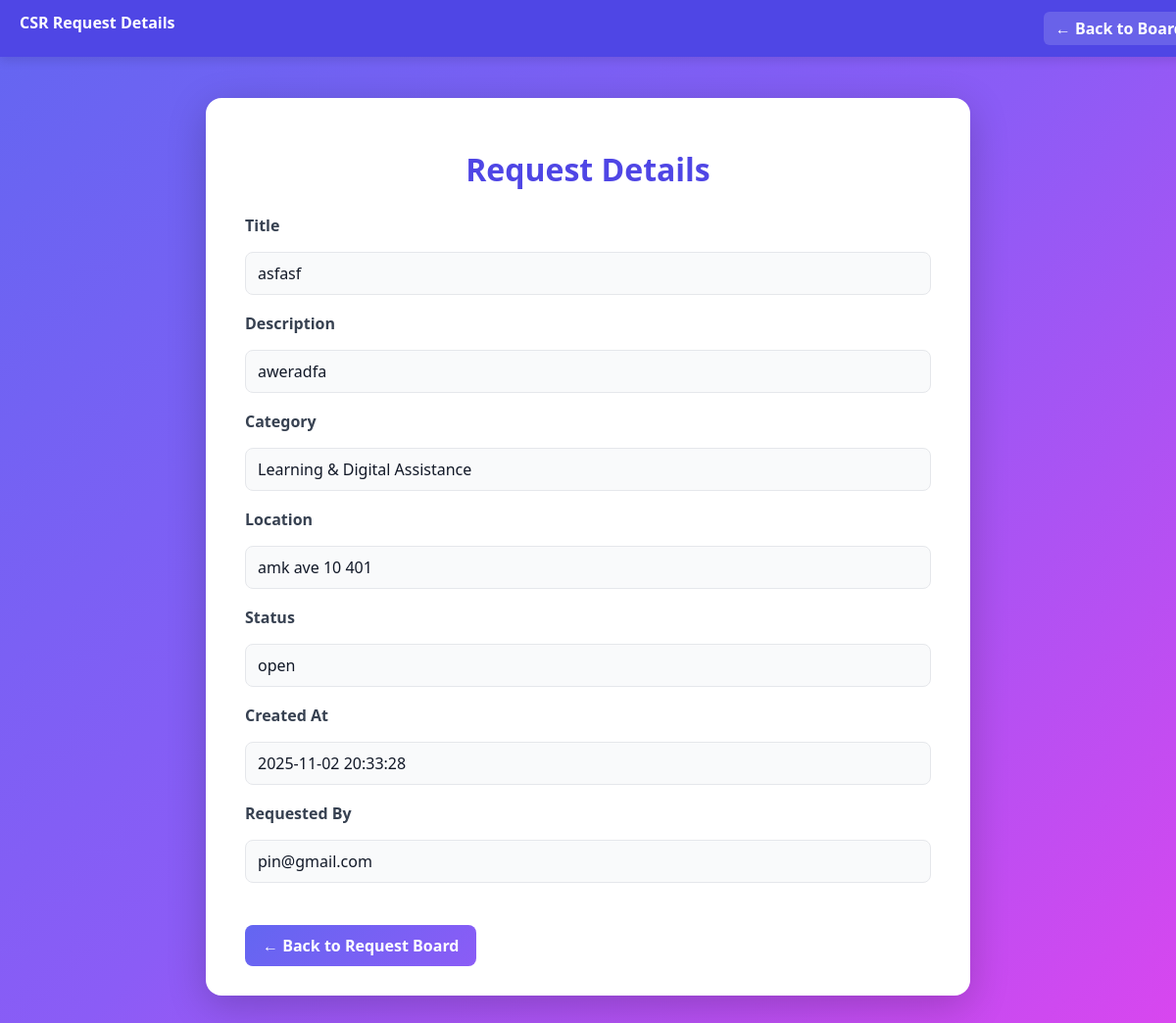
/CSIT314v3/Boundary/csr_request_details.php?id=28 (signed in), run on the app's committed database.
### tables this page shows
CREATE TABLE `requests` (
  `request_id` int(11) NOT NULL,
  `user_id` int(11) NOT NULL,
  `category_id` int(11) NOT NULL,
  `title` varchar(80) NOT NULL,
  `content` text NOT NULL,
  `location` varchar(255) NOT NULL,
  `status` enum('open','in_progress','closed') NOT NULL DEFAULT 'open',
  `view_count` int(10) UNSIGNED NOT NULL DEFAULT 0,
  `shortlist_count` int(10) UNSIGNED NOT NULL DEFAULT 0,
  `created_at` timestamp NOT NULL DEFAULT current_timestamp(),
  `closed_at` datetime DEFAULT NULL,
  `category` varchar(255) NOT NULL
);

CREATE TABLE `service_categories` (
  `category_id` int(11) NOT NULL,
  `category_name` varchar(100) NOT NULL,
  `created_at` datetime NOT NULL DEFAULT current_timestamp(),
  `updated_at` datetime NOT NULL DEFAULT current_timestamp() ON UPDATE current_timestamp()
);

CREATE TABLE `users` (
  `id` int(11) NOT NULL,
  `name` varchar(100) NOT NULL,
  `password_hash` varchar(255) NOT NULL,
  `profile_type` varchar(50) NOT NULL,
  `status` enum('active','suspended') DEFAULT 'active',
  `created_at` timestamp NOT NULL DEFAULT current_timestamp()
);

### CSIT314v3/Entity/requestEntity.php (called while the page is built, shortened)
<?php
final class requestEntity
{
    private PDO $pdo;
    public function __construct(
        string $host = '127.0.0.1',
        string $db   = 'csit314',
        string $user = 'root',
        string $pass = ''
    ) {
        try {
            $dsn = "mysql:host={$host};dbname={$db};charset=utf8mb4";
            $this->pdo = new PDO($dsn, $user, $pass, [
                PDO::ATTR_ERRMODE            => PDO::ERRMODE_EXCEPTION,
                PDO::ATTR_DEFAULT_FETCH_MODE => PDO::FETCH_ASSOC,
            ]);
        } catch (PDOException $e) {
            exit('❌ Database connection failed: ' . $e->getMessage());
        }
    }
    public function getRequestById(int $requestId): ?array
    {
        $sql = "
            SELECT
                r.request_id AS id,
                r.user_id,
                r.category_id,
                c.category_name,
                r.title,
                r.content,
                r.status,
                r.view_count,
                r.shortlist_count,
                r.location,
                r.created_at,
                u.name AS homeowner_name
            FROM requests r
            LEFT JOIN service_categories c ON r.category_id = c.category_id
            LEFT JOIN users u ON r.user_id = u.id
            WHERE r.request_id = :id
            LIMIT 1
        ";
        $stmt = $this->pdo->prepare($sql);
        $stmt->execute([':id' => $requestId]);
        $row = $stmt->fetch();
        return $row ?: null;
    }
}

### CSIT314v3/Controller/CSRViewRequestDetailsController.php (called while the page is built, shortened)
<?php
require_once __DIR__ . '/../Entity/requestEntity.php';
final class CSRViewRequestDetailsController {
    private requestEntity $entity;
    public function __construct() {
        $this->entity = new requestEntity();
    }
    public function viewDetails(int $requestId): ?array {
        return $this->entity->getRequestById($requestId);
    }
}

### CSIT314v3/Boundary/csr_request_details.php (the view, shortened to what this page needs)
<?php
require_once $_SERVER['DOCUMENT_ROOT'] . '/CSIT314v3/Controller/CSRViewRequestDetailsController.php';
function getRequestId(): int {
    $requestId = (int)$_GET['id'];
    return $requestId;
}
function loadRequestDetails(int $requestId): array {
    $controller = new CSRViewRequestDetailsController();
    $request = $controller->viewDetails($requestId);
    return $request;
}
function renderPage(array $request): void {
?>
<!DOCTYPE html>
<html lang="en">
<head>
</head>
<body>
<div class="header-bar">
  CSR Request Details
  <a href="csr_request_board.php">← Back to Board</a>
</div>
<div class="container" style="margin-top: 60px;">
  <h1>Request Details</h1>
  <div class="section"><label>Title</label>
    <p><?= htmlspecialchars($request['title'] ?? 'N/A') ?></p>
  </div>
  <div class="section"><label>Description</label>
    <p><?= nl2br(htmlspecialchars($request['content'] ?? 'N/A')) ?></p>
  </div>
  <div class="section"><label>Category</label>
    <p><?= htmlspecialchars($request['category_name'] ?? 'N/A') ?></p>
  </div>
  <div class="section"><label>Location</label>
    <p><?= htmlspecialchars($request['location'] ?? 'N/A') ?></p>
  </div>
  <div class="section"><label>Status</label>
    <p><?= htmlspecialchars($request['status'] ?? 'N/A') ?></p>
  </div>
  <div class="section"><label>Created At</label>
    <p><?= htmlspecialchars($request['created_at'] ?? 'N/A') ?></p>
  </div>
  <div class="section"><label>Requested By</label>
    <p><?= htmlspecialchars($request['homeowner_name'] ?? 'Unknown') ?></p>
  </div>
  <a href="csr_request_board.php" class="btn">← Back to Request Board</a>
</div>
</body>
</html>
<?php
}
$requestId = getRequestId();
$request = loadRequestDetails($requestId);
renderPage($request);

### CSIT314v3/Boundary/csr_request_details.php (style rules this page uses)
body { font-family: "Segoe UI", Arial, sans-serif; background: linear-gradient(135deg, #6366f1, #8b5cf6, #d946ef); min-height: 100vh; margin: 0; padding: 40px; color: #111827; }
.container { max-width: 700px; margin: 0 auto; background: #fff; border-radius: 16px; padding: 30px 40px; box-shadow: 0 10px 40px rgba(0,0,0,0.2); }
h1 { color: #4f46e5; margin-bottom: 25px; text-align: center; }
.section { margin-bottom: 18px; }
.section label { display: block; font-weight: 600; color: #374151; margin-bottom: 6px; }
.section p { background: #f9fafb; padding: 10px 12px; border-radius: 8px; border: 1px solid #e5e7eb; }
.btn { display: inline-block; margin-top: 25px; padding: 10px 18px; border-radius: 8px; background: linear-gradient(135deg, #6366f1, #8b5cf6); color: white; text-decoration: none; font-weight: 600; transition: background 0.2s ease; }
.header-bar { position: fixed; top: 0; left: 0; width: 100%; background: #4f46e5; color: white; padding: 12px 20px; font-weight: 600; box-shadow: 0 4px 10px rgba(0,0,0,0.1); }
.header-bar a { color: white; text-decoration: none; float: right; background: rgba(255,255,255,0.15); padding: 6px 12px; border-radius: 6px; }

### data on the page
requests: title "asfasf", content "aweradfa", category.category_name "Learning & Digital Assistance", location "amk ave 10 401", status "open", created_at "2025-11-02 20:33:28", user.name "pin@gmail.com"
